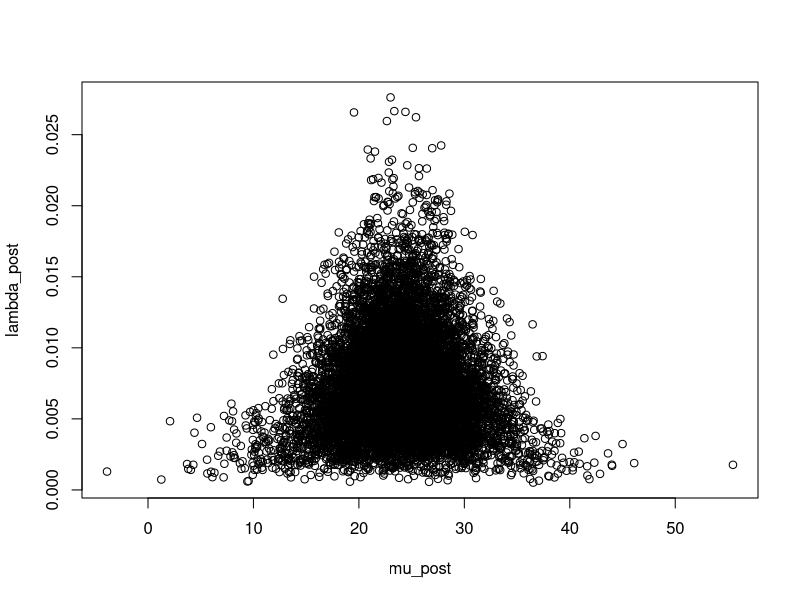

The R script that drew this image:
#===================
# NormalGamma Model
#===================

# Data X1, X2, ..., Xn ~ N(mu, lambda^{-1})
  # mu, lambda unknown

# NormalGamma Model can be 
  # conjugate case: 
      # prior of mu and lambda is NormalGamma, 
        # (mu, lambda) ~  NormalGamma(m, c, a, b)

      # posterior mu and lambda is also Normal Gamma  
        # (mu, lambda | x1, ..., xn) ~ NormalGamma(M, C, A, B)
          # M = m * (c/c+n) + xbar * (n/c+n)  
          # C = c + n      //sample size used for estimating posterior mean mu|data
          # A = a + n/2   //posterior rate for lambda|data
          # B = b + 1/2 * sum(data_i - xbar)^2 + 1/2 (nc)/(n+c) (xbar - m)^2
            # = b + 1/2 * n * var(data) + 1/2 * (nc)/(n+c) (xbar - m)^2

  # semi-conjugate case:
    # pr


#----------------
# Conjugate case
#----------------

priors = data.frame(m = 0, c = 1, a = 1/2, b = 50)

findPostPriors <- function(prior, data) {
  m = prior$m
  c = prior$c
  a = prior$a
  b = prior$b

  n = length(data)
  xbar = mean(data)
  s2 = var(data)
  
  #PostPar = NULL
  PostPar = data.frame(
    M = m * (c/(c + n)) + xbar * (n/(n + c)),
    C = c + n,
    A = a + n/2,
    B = b + 1/2 * (n - 1) * s2 + 1/2 * (n * c) / (n + c) * (xbar - m)
  )
  return(PostPar)
}

x <- c(18, 40, 15, 17, 20, 44, 38)
PostPars <- findPostPriors(prior = priors, data = x)
n.sims <- 1e4

# sample from posterior distribution of (mu, lambda | data)
  # 1. sample lambda ~ gamma(A, B)
  # 2. given lambda, sample mu|lambda ~ N(M, (C*lambda)^{-1})

lambda_post = rgamma(n.sims, shape = PostPars$A, rate = PostPars$B)
mu_post = sapply(sqrt((PostPars$C*lambda_post)^{-1}), rnorm, n = 1, mean = PostPars$M)

plot(mu_post, lambda_post)
